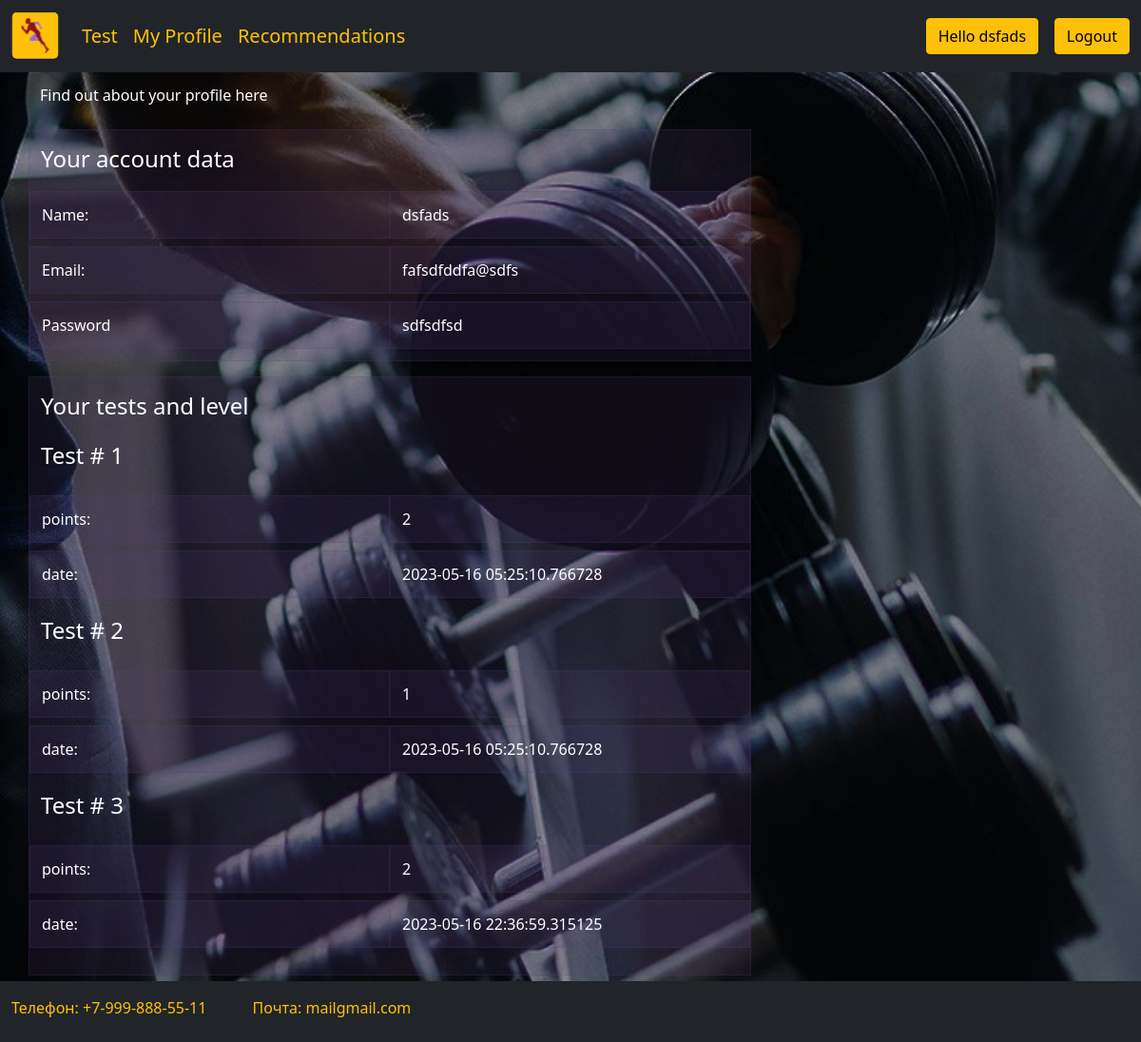
Page /profile (signed in) on the committed database.
### tables.py (models this page shows, shortened)
class TestStats(db.Model):
    _id = db.Column("id", db.Integer, primary_key=True)
    user_id = db.Column(db.Integer)
    points = db.Column(db.Integer)
    date = db.Column(db.DateTime)
    test_number = db.Column(db.Integer)

### app.py (the view)
@app.route('/profile')
def profile():
    if request.method == "POST":
        pass
    if "name" in session:
        stats = db.session.query(TestStats).filter(TestStats.user_id == session["id"]).all()
        if stats:
            return render_template("profile.html", stats=stats, name=session["name"], email=session["email"], password=session["password"])
        else:
            return render_template("profile.html", stats='', name=session["name"], email=session["email"], password=session["password"])
    else:
        return redirect(url_for("login"))

### templates/profile.html (shortened to what this page needs)
{% extends "header_base.html" %}
{% block css_links %}
    <link href="{{ url_for('static',filename='/css/grid.css') }}" rel="stylesheet">
{% endblock %}
{% block main %}
    <div class="container">
        <p class="mt-5">Find out about your profile here</p>
        <div class="row mb-3">
            <div class="col-md-8 themed-grid-col">
                <div class="pb-3">
                    Your account data
                </div>
                <div class="row">
                    <div class="col-md-6 themed-grid-col">Name:</div>
                    <div class="col-md-6 themed-grid-col">{{ name }}</div>
                    <div class="col-md-6 themed-grid-col">Email:</div>
                    <div class="col-md-6 themed-grid-col">{{ email }}</div>
                    <div class="col-md-6 themed-grid-col">Password</div>
                    <div class="col-md-6 themed-grid-col">{{ password }}</div>
                </div>
            </div>
        </div>
        <div class="row mb-3">
            <div class="col-md-8 themed-grid-col">
                <div class="pb-3">Your tests and level</div>
                {% if stats == '' %}
                    <div class="row mb-3">Sadly, no tests passed</div>
                {% else %}
                    {% for stat in stats %}
                        <div class="row mb-3">
                            <div class="pb-3">Test # {{ stat.test_number}}</div>
                            <div class="col-md-6 themed-grid-col"> points: </div>
                            <div class="col-md-6 themed-grid-col"> {{stat.points}} </div>
                            <div class="col-md-6 themed-grid-col"> date: </div>
                            <div class="col-md-6 themed-grid-col"> {{stat.date}} </div>
                        </div>
                    {% endfor %}
                {% endif %}
                </div>
            </div>
            <h2 class="mt-4">About levels...</h2>
        </div>
{% endblock %}

### templates/header_base.html (shortened to what this page needs)
{% extends "base.html" %}
{% block header %}
    <nav class="navbar navbar-expand-md navbar-dark fixed-top bg-dark mb-auto pb-auto">
        <div class="container-fluid">
            <a class="navbar-brand" href="/">
                <img src="{{ url_for('static',filename='/img/Office Athlete logo.svg') }}" alt="Bootstrap" width="50" height="50">
            </a>
            <div class="collapse navbar-collapse" id="navbarCollapse">
                <ul class="navbar-nav me-auto mb-2 mb-md-0 fs-5">
                    <li class="nav-item">
                        <a class="nav-link text-warning" aria-current="page" href="/test/{{ session.last_test }}">Test</a>
                    </li>
                    <li class="nav-item">
                        <a class="nav-link text-warning" href="/profile">My Profile</a>
                    </li>
                    <li class="nav-item">
                        <a class="nav-link text-warning" href="/recommendations">Recommendations</a>
                    </li>
                </ul>
                <form class="d-flex" action="#">
                    <button class="btn btn-warning">Hello {{ name }}</button>
                </form>
                <p>    </p>
                <form class="d-flex" action="/logout">
                    <button class="btn btn-warning" type="submit">Logout</button>
                </form>
            </div>
        </div>
    </nav>
{% endblock %}
{% block footer %}
    <nav class="navbar navbar-expand-lg fixed-bottom bg-dark">
        <div class="container-fluid">
            <div class="collapse navbar-collapse" id="navbarSupportedContent">
                <ul class="navbar-nav me-auto mt-2 mb-lg-0 text-warning">
                    <li class="nav-item me-5">
                        <p>Телефон: +7-999-888-55-11</p>
                    </li>
                    <li class="nav-item">
                        <p>Почта: mailgmail.com</p>
                    </li>
                </ul>
            </div>
        </div>
    </nav>
{% endblock %}

### templates/base.html (shortened to what this page needs)
<!DOCTYPE html>
<html lang="en">
<head>
    <link href="{{ url_for('static',filename='/css/bootstrap.min.css') }}" rel="stylesheet">
    <link href="{{ url_for('static',filename='/css/signin.css')}}" rel="stylesheet">
    <link rel="stylesheet" href="{{ url_for('static',filename='/css/dbstyle.css') }}">
    {% block css_links %}
    {% endblock %}
  </head>
<body class="db_bg_main_color db_main_beackpic">
{% block header %}
{% endblock %}
{% block main %}
{% endblock %}
{% block footer %}
{% endblock %}
</body>
</html>

### static/css/signin.css (style rules this page uses)
html, body { height: 100%; }
body { display: flex; align-items: center; padding-top: 40px; padding-bottom: 40px; background-color: #f5f5f5; }

### static/css/dbstyle.css (style rules this page uses)
.db_bg_main_color { background: #d1ccc5; }
body { display: flex; flex-direction: column; align-items: center; padding-bottom: 40px; color: #ffffff; }
.db_main_beackpic { background: url("../../static/img/main pic.jpg"); background-repeat: no-repeat; background-size: cover; }

### static/css/grid.css (style rules this page uses)
.themed-grid-col { padding-top: .75rem; padding-bottom: .75rem; background-color: rgba(86, 61, 124, .15); border: 1px solid rgba(86, 61, 124, .2); }
.pb-3 { font-size: 1.5rem; }
.row { --bs-gutter-y: 0.5rem; }

### rows in the picture
TestStats: test_number "1", points "2", date "2023-05-16 05:25:10.766728"
TestStats: test_number "2", points "1", date "2023-05-16 05:25:10.766728"
TestStats: test_number "3", points "2", date "2023-05-16 22:36:59.315125"

### other values in the picture
{{ name }} "dsfads"
{{ email }} "fafsdfddfa@sdfs"
{{ password }} "sdfsdfsd"
